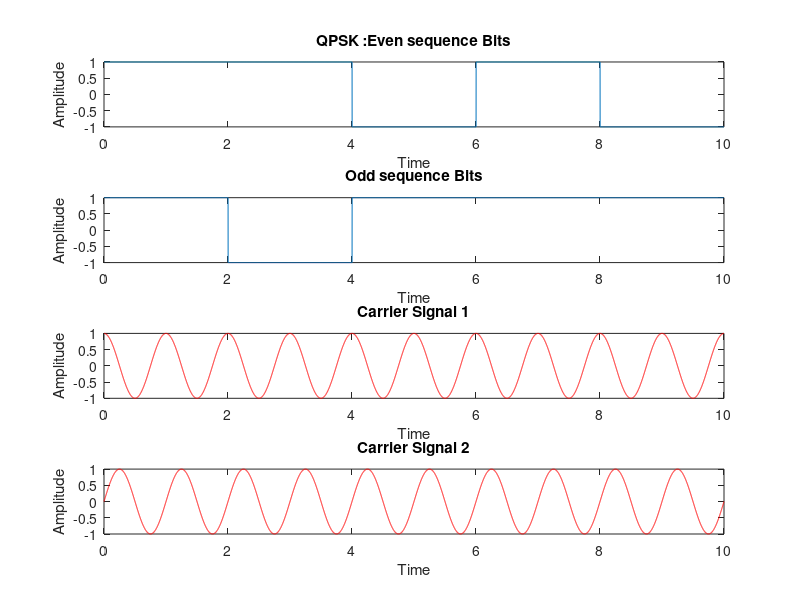
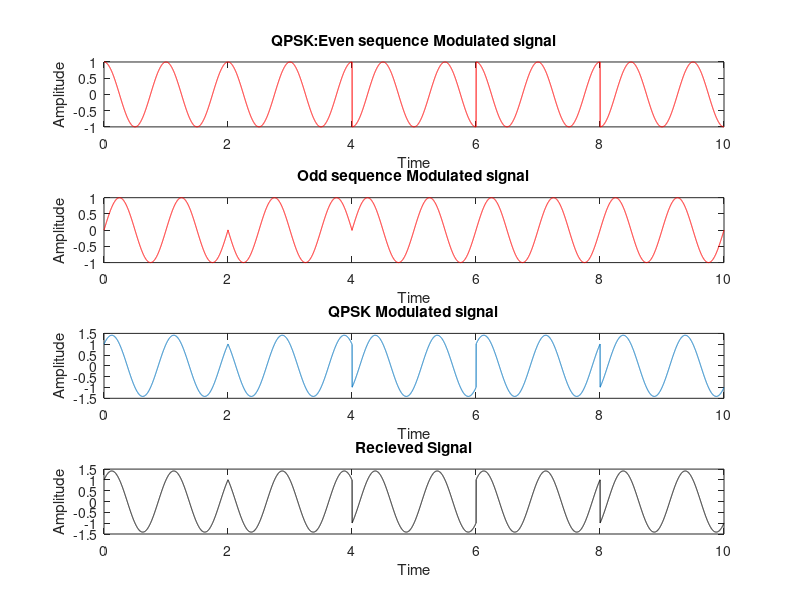

These charts were generated, in order, by the following MATLAB code: (Note: this script raises an error after producing the figures.)
function QPSK
%Input bits generation
N=10;
x = randi([0 1],1,N);
disp('Transmitted Data bits:')
disp(x)
for i=1:length(x)
    if x(i)==0
        p(i)=-1;
    else
        p(i)=1;
    end
end
%seperation of even and odd sequences
even_sequence = p(1:2:length(x));
odd_sequence = p(2:2:length(x));
i=1;
m = 2:2:length(x);
S=1000;
t = 0:1/S:length(x);
for j=1:length(t)
    if t(j)<=m(i)
        odd_ps(j) = odd_sequence(i);
    else
        odd_ps(j) = odd_sequence(i);
        i = i+1;
    end
end
k=1;
m1 = 2:2:length(x);
for j=1:length(t)
    if t(j)<=m1(k)
        even_ps(j) = even_sequence(k);
    else
        even_ps(j) = even_sequence(k);
        k = k+1;
    end
end
figure;
subplot(4,1,1)
plot(t,even_ps);
xlabel('Time')
ylabel('Amplitude')
title('QPSK :Even sequence Bits')
subplot(4,1,2)
plot(t,odd_ps);
xlabel('Time')
ylabel('Amplitude')
title('Odd sequence Bits')
%carrier waveforms
T =2;
c1 = (sqrt(2/T))*cos(2*pi*t);
c2 = (sqrt(2/T))*sin(2*pi*t);
subplot(4,1,3)
plot(t,c1,'r');
xlabel('Time')
ylabel('Amplitude')
title('Carrier Signal 1')
subplot(4,1,4)
plot(t,c2,'r');
xlabel('Time')
ylabel('Amplitude')
title('Carrier Signal 2')
% QPSK waveform generation
r1 = even_ps.*c1;
r2 = odd_ps.*c2;
qpsk_sig = r1+r2;
figure;
subplot(4,1,1)
plot(t,r1,'r');
xlabel('Time')
ylabel('Amplitude')
title('QPSK:Even sequence Modulated signal')
subplot(4,1,2)
plot(t,r2,'r');
xlabel('Time')
ylabel('Amplitude')
title('Odd sequence Modulated signal')
subplot(4,1,3)
plot(t,qpsk_sig);
xlabel('Time')
ylabel('Amplitude')
title('QPSK Modulated signal')
%no noise
y= qpsk_sig;
subplot(4,1,4)
plot(t,y,'k');
xlabel('Time')
ylabel('Amplitude')
title('Recieved Signal')
y1 = y.*c1;
y2 = y.*c2;
int_op1=[];
int_op2=[];
for i=1:(2*S):length(y1)-S
    int_o= (1/S)*trapz(y1(i+1:i+S));
    int_op1 = [int_op1 int_o];
end
for i=1:(2*S):length(y2)-S
    int_o= (1/S)*trapz(y2(i+1:i+S));
    int_op2 = [int_op2 int_o];
end
th =0;
bit1 = (round(int_op1,1)>=th);
bit2 = (round(int_op2,1)>=th);
recieved_data = zeros(1,2*(length(bit1)));
k=1;
m=1;
for i=1:(2*length(bit1))
    if mod(i,2)==1
        recieved_data(i)=bit1(k);
        k=k+1;
    else
        recieved_data(i)=bit2(m);
        m=m+1;
    end
end
disp('Recieved bits:')
disp(recieved_data)
%BER
ber = sum(x~=recieved_data)/N;
disp('Bit Error Rate:')
disp(ber)
end